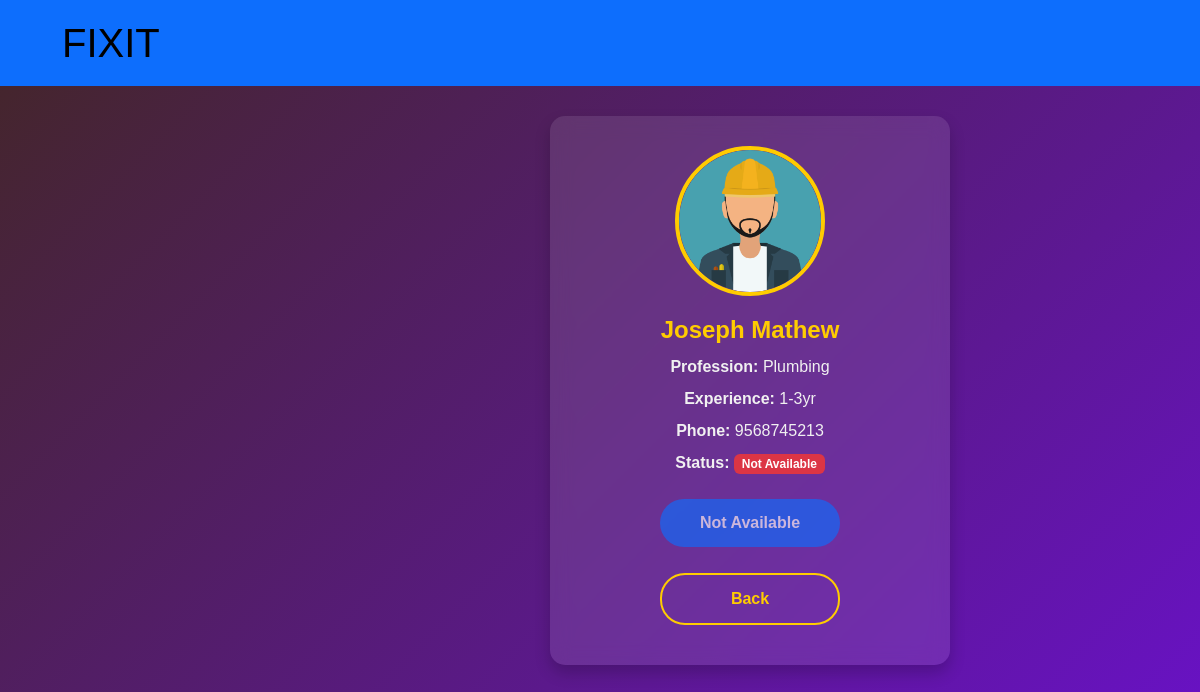
/worker/10/, run on an earlier commit of the app's database.
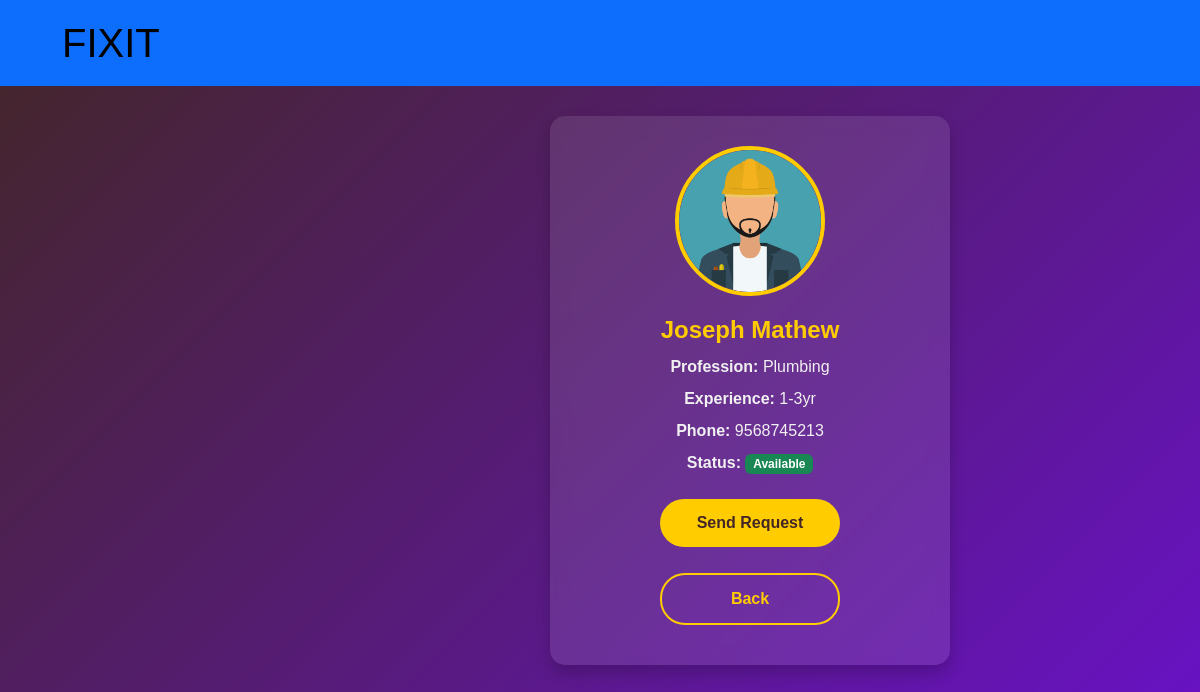
And on a later commit of the database.
### mainapp/views.py (the view)
# urls.py: path('worker/<int:worker_id>/', views.view_worker, name='view_worker'),
def view_worker(request, worker_id):
    worker = get_object_or_404(Worker, id=worker_id)
    return render(request, 'view_worker.html', {'worker': worker})

### mainapp/templates/view_worker.html (shortened to what this page needs)
{% load static %}
<!DOCTYPE html>
<html lang="en">
<head>
    <link href="https://cdn.jsdelivr.net/npm/bootstrap@5.3.3/dist/css/bootstrap.min.css" rel="stylesheet">
    <link rel="stylesheet" href="{% static 'css/style.css' %}">
</head>
<body>
    <nav class="navbar navbar-expand-lg navbar-light bg-primary" style=" width: 100%;">
        <div class="container-fluid">
          <a class="navbar-brand" href="#" style="font-size:40px; font-family: 'Franklin Gothic Medium', 'Arial Narrow', Arial, sans-serif; margin-left: 50px;" data-bs-toggle="offcanvas" data-bs-target="#staticBackdrop" aria-controls="staticBackdrop">FIXIT</a>
    </div>
  </nav>
  <div class="worker-container">
    <img src="{% static 'images/190691.png' %}" alt="Worker Image" class="worker-img">
    <h2 class="worker-name">{{ worker.first_name }} {{ worker.last_name }}</h2>
    <p class="worker-info"><strong>Profession:</strong> {{ worker.profession }}</p>
    <p class="worker-info"><strong>Experience:</strong> {{ worker.experience }} </p>
    <p class="worker-info"><strong>Phone:</strong> {{ worker.phone }}</p>
    <p class="worker-info"><strong>Status:</strong>
        {% if worker.status %}
            <span class="badge bg-success">Available</span>
        {% else %}
            <span class="badge bg-danger">Not Available</span>
        {% endif %}
    </p>
{% if worker.status %}
    <a href="{% url 'send_request' worker.id %}" class="btn btn-primary mt-3">Send Request</a>
{% else %}
    <button class="btn btn-primary mt-3" disabled>Not Available</button>
{% endif %}
    <a href="{% url 'user_dashboard' %}" class="btn btn-secondary mt-3">Back</a>
</div>
</body>
</html>

What changed in the data, as far as the page shows it:
changed Worker "Joseph": status True → True (drawn)
Also different on the page:
text no longer shown: "Not Available Not Available"
text now shown: "Available Send Request"
